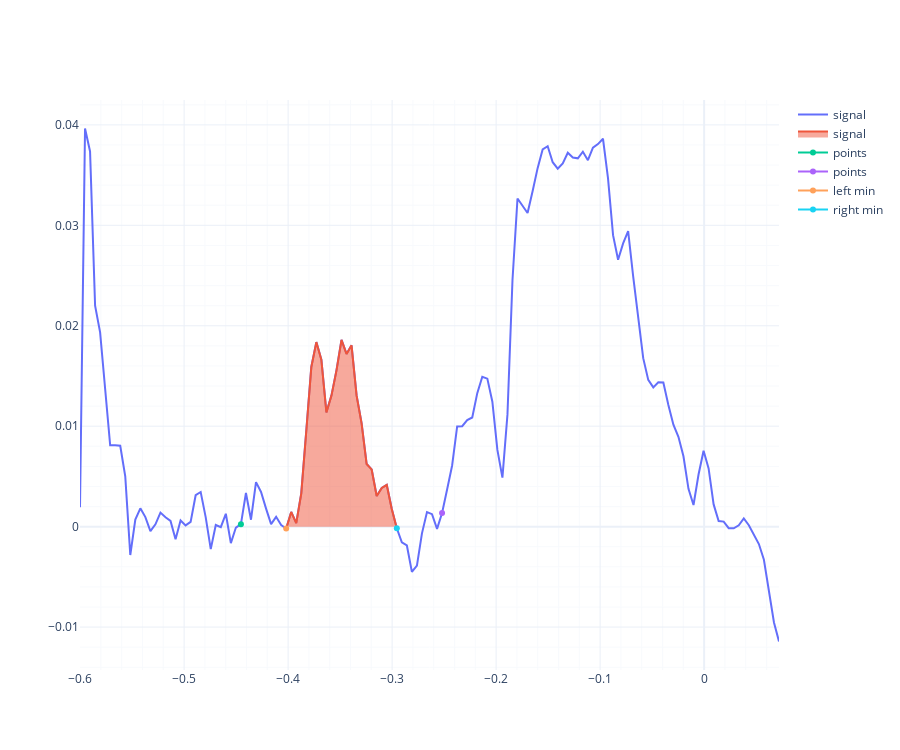

Notebook code cell kept with this figure:
### Code cell
import plotly.graph_objects as go

fig = go.Figure()
fig.add_trace(go.Scatter(x=potential[:140], y=current7[:140], mode="lines", name="signal"))
fig.add_trace(go.Scatter(x=potential[41:64], y=current7[41:64], mode="lines", name="signal", fill="tozeroy"))
fig.add_trace(go.Scatter(x=[potential[32]], y=[current7[32]], mode="lines+markers", name="points"))
fig.add_trace(go.Scatter(x=[potential[72]], y=[current7[72]], mode="lines+markers", name="points"))
fig.add_trace(go.Scatter(x=[potential[41]], y=[current7[41]], mode="lines+markers", name="left min"))
fig.add_trace(go.Scatter(x=[potential[63]], y=[current7[63]], mode="lines+markers", name="right min"))
fig.update_layout(
    # width=750,
    height=750,
    template="plotly_white"
)
fig.update_xaxes(
    showgrid=True,
    minor=dict(showgrid=True)
)
fig.update_yaxes(
    showgrid=True,
    minor=dict(showgrid=True)
)
fig.show()

### Figure 1 — Plotly figure (JSON) as saved in the notebook; plotly's stock layout.template omitted (floating-point values rounded to 4 significant figures; data arrays with more than 128 entries replaced by an {"elided": "..."} marker saying what was removed)
{"data": [{"mode": "lines", "name": "signal", "type": "scatter", "x": {"elided": "140 float values"}, "y": {"elided": "140 float values"}}, {"fill": "tozeroy", "mode": "lines", "name": "signal", "type": "scatter", "x": [-0.4019, -0.397, -0.3922, -0.3873, -0.3825, -0.3777, -0.3728, -0.368, -0.3632, -0.3583, -0.3535, -0.3487, -0.3438, -0.339, -0.3342, -0.3293, -0.3245, -0.3197, -0.3148, -0.31, -0.3052, -0.3003, -0.2955], "y": [-0.0001853, 0.001465, 0.0003551, 0.003318, 0.00955, 0.0159, 0.01838, 0.01663, 0.01138, 0.01305, 0.01556, 0.01859, 0.0172, 0.01806, 0.01306, 0.01029, 0.006235, 0.005696, 0.003057, 0.003849, 0.004161, 0.001751, -0.0001579]}, {"mode": "lines+markers", "name": "points", "type": "scatter", "x": [-0.4454], "y": [0.00025]}, {"mode": "lines+markers", "name": "points", "type": "scatter", "x": [-0.252], "y": [0.001357]}, {"mode": "lines+markers", "name": "left min", "type": "scatter", "x": [-0.4019], "y": [-0.0001853]}, {"mode": "lines+markers", "name": "right min", "type": "scatter", "x": [-0.2955], "y": [-0.0001579]}], "layout": {"height": 750, "xaxis": {"minor": {"showgrid": true}, "showgrid": true}, "yaxis": {"minor": {"showgrid": true}, "showgrid": true}}}
